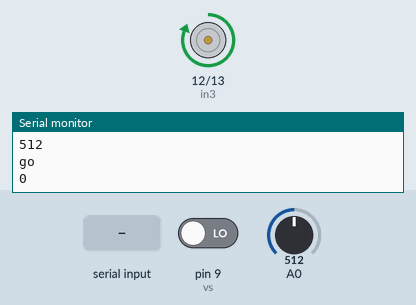
This sketch was run on a simulated Arduino Uno, built with avr-gcc and run on an emulated ATmega328P. On the bench: motor-driver pin pairs drawn as motors (green arrow = first pin HIGH = forward, orange = second pin HIGH = backward, longer = more drive, scaled by the enable pin), the last lines printed to the serial monitor. The inputs (shaded band) are chosen by the test bench; at power-on: A0 = 512, pin 9 (vs) LOW.

Above: at 2.2 s.
2.3 s: "q" received over Serial
At 4.0 s:
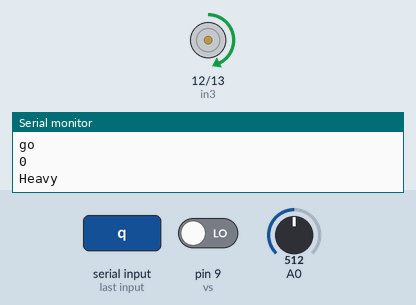
5.7 s: "w" received over Serial
At 7.1 s:
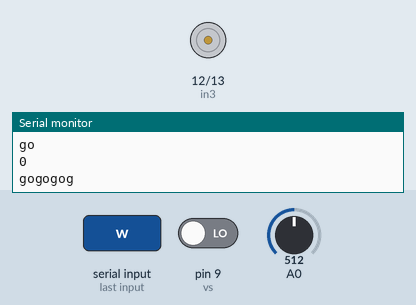
8.9 s: A0 set to 33
10.7 s: A0 set to 28
At 12.5 s:
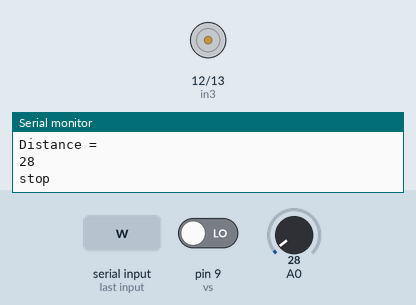
15.3 s: "s" received over Serial
At 16.7 s:
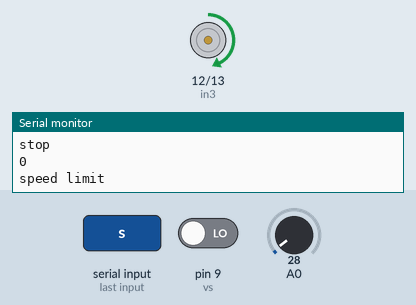
17.4 s: A0 set to 122
At 20.1 s:
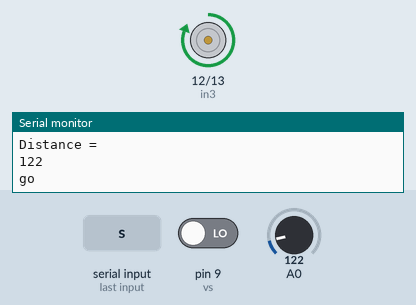
Timing chart, 0 to 21.6 s (numbered marks = the images above; inputs shaded):
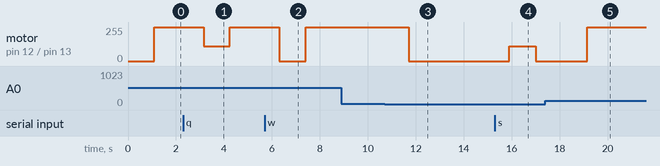

The sketch:

vehihcle.ino
```cpp
 #include <SoftwareSerial.h>
int vs =9; // vibration sensor
SoftwareSerial Rfid = SoftwareSerial(2,3);


int enb = 5;


int in3 = 12;
int in4 = 13;

int distancem;
void setup()
{
   Rfid.begin(9600);
   pinMode(vs, INPUT);
  Serial.begin(9600);
pinMode(A0,INPUT);
  pinMode(enb, OUTPUT);


  pinMode(in3, OUTPUT);
  pinMode(in4, OUTPUT);


 analogWrite(enb, 0);

 delay(1000);

}


void loop()
{

  if(Serial.available()>0)
  {
  char n=Serial.read();
  if (n == 'q'||n == 'w')
 control(n);
 if (n=='s')
 limit(n);
 }
 else{

speedcontrol();
 long measurement =vibration();
  delay(50);
  Serial.println(measurement);
  if (measurement > 0)
   rfid();
 }
   delay(1000);
}

/*-----------------------vibration sensor-------------------------*/
long vibration(){

  long measurement=pulseIn (vs, HIGH);  //wait for the pin to get HIGH and returns measurement

  return measurement;
}

/*------------------Rfid location---------------------*/
void rfid()
{
 int r;
int c=0;
int location = 0;
if (Rfid.available()> 0){
  while(Rfid.available() > 0){
    int r =Rfid.read();
    c=c+r;

    if (c==693 || c == 653 || c == 717)
    break;
    Serial.print(r,DEC );
    }
    Serial.println();
Serial.println(c);
  }
if (c== 693)
location =2;
if (c == 653)
location = 1;
switch(location){
  case 1:
  Serial.println("Point A");
  break;
  case 2:
  Serial.println("Point B");
  break;
}
delay(100);
}
/*-------------------------Safe gap maintain-------------------*/
void speedcontrol()
{
  int distance= analogRead(A0);
//int distance = map(distancem, 0 , 1023, 0 ,150);
Serial.println("Distance = ");
Serial.println(distance);
delay(100);
if(  (distance < 0)   )
{
distance = 0;
} else
if(  (distance >= 0) && (distance<= 30)  )
{
  Serial.println("stop");
  analogWrite(enb, 0);

    digitalWrite(in3, LOW);
  digitalWrite(in4, LOW);

} else

if(  distance > 30 )
{
  Serial.println("go");
  analogWrite(enb, 255);

    digitalWrite(in3, HIGH);
  digitalWrite(in4, LOW);

}
 }
/*----------------------Speed control heavy road----------------*/
void control(char d)
{
  if (d == 'q')
{
  analogWrite(enb, 110);
    digitalWrite(in3, HIGH);
  digitalWrite(in4, LOW);
  Serial.println("Heavy");
  Serial.println();
}

if(  d == 'w' )
{
  analogWrite(enb,255);
    digitalWrite(in3, HIGH);
  digitalWrite(in3, LOW);
  Serial.println("gogogog");
}

}
/*-------------------------------Speed Limit Area-----------------*/
 void limit(char p)
 {

  if(  p=='s'  )
{
  analogWrite(enb, 100);
    digitalWrite(in3, HIGH);
  digitalWrite(in4, LOW);
  Serial.println("speed limit");
  Serial.println();
}
else
{

   analogWrite(enb, 255);
    digitalWrite(in3, HIGH);
  digitalWrite(in4, LOW);


}

}
/*------------------*/
```

Measured:
- after the input at 2.3 s, motor on pin 12 (in3) / pin 13 (in4): forward 255/255 → forward 110/255 after 0.85 s, → forward 255/255 1.1 s later
- after the input at 5.7 s, motor on pin 12 (in3) / pin 13 (in4): forward 255/255 → stopped after 0.60 s, → forward 255/255 1.1 s later
- after the input at 10.7 s, motor on pin 12 (in3) / pin 13 (in4): forward 255/255 → stopped after 1.0 s
- after the input at 15.3 s, motor on pin 12 (in3) / pin 13 (in4): stopped → forward 110/255 after 0.60 s, → stopped 1.1 s later
- after the input at 17.4 s, motor on pin 12 (in3) / pin 13 (in4): stopped → forward 255/255 after 1.8 s
